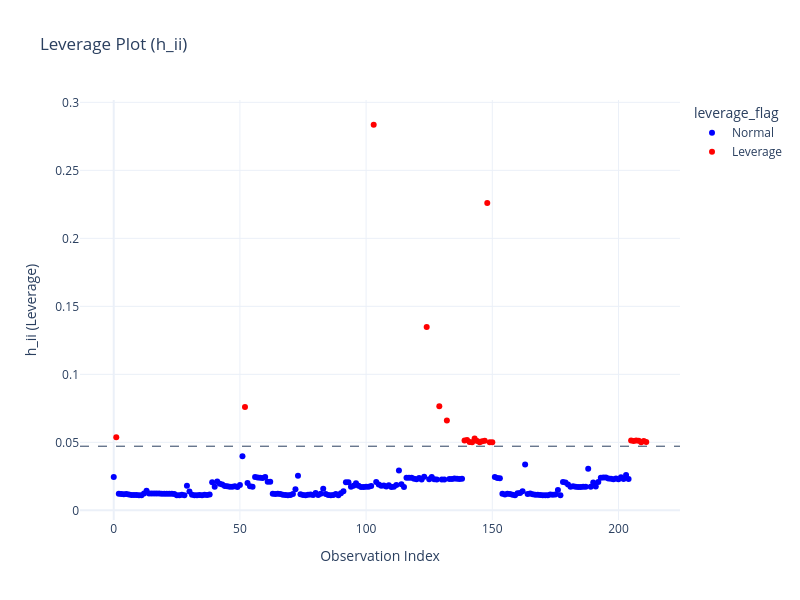

The notebook cell this image was saved under:
### Code cell
plot_df = df.copy()
plot_df["obs"] = plot_df.index
plot_df["hii"] = hii
plot_df["leverage_flag"] = np.where(plot_df["hii"] > cutoff, "Leverage", "Normal")

fig = px.scatter(
    plot_df,
    x="obs",
    y="hii",
    color="leverage_flag",
    color_discrete_map={"Normal": "blue", "Leverage": "red"},
    hover_data=["Name", "Theme", "Year", "Pieces", "Price"],
    title="Leverage Plot (h_ii)"
)

fig.add_hline(y=cutoff, line_dash="dash", line_width=1)

fig.update_layout(
    width=800,
    height=600,
    xaxis_title="Observation Index",
    yaxis_title="h_ii (Leverage)"
)

fig.show()

### Figure 1 — Plotly figure (JSON) as saved in the notebook; plotly's stock layout.template omitted (floating-point values rounded to 4 significant figures; data arrays with more than 128 entries replaced by an {"elided": "..."} marker saying what was removed)
{"data": [{"customdata": {"elided": "187x5 mixed values"}, "hovertemplate": "leverage_flag=Normal<br>obs=%{x}<br>hii=%{y}<br>Name=%{customdata[0]}<br>Theme=%{customdata[1]}<br>Year=%{customdata[2]}<br>Pieces=%{customdata[3]}<br>Price=%{customdata[4]}<extra></extra>", "legendgroup": "Normal", "marker": {"color": "blue", "symbol": "circle"}, "mode": "markers", "name": "Normal", "orientation": "v", "showlegend": true, "type": "scatter", "x": {"elided": "187 int values"}, "xaxis": "x", "y": {"elided": "187 float values"}, "yaxis": "y"}, {"customdata": [["Wizarding World Minifigure Accessory Set", "Harry Potter", 2021, 33, 14.99], ["Republic Gunship", "Star Wars", 2021, 3292, 400.0], ["The Razor Crest", "Star Wars", 2022, 6187, 600.0], ["Hulkbuster", "Marvel Super Heroes", 2022, 4049, 550.0], ["Black Panther", "Marvel Super Heroes", 2022, 2961, 350.0], ["Sanctum Sanctorum", "Marvel Super Heroes", 2022, 2708, 250.0], ["Hogwarts Moment: Divination Class", "Harry Potter", 2022, 297, 29.99], ["Hogwarts Moment: Defence Against the Dark Arts Class", "Harry Potter", 2022, 257, 29.99], ["Hogwarts Hospital Wing", "Harry Potter", 2022, 510, 49.99], ["Hogwarts Magical Trunk", "Harry Potter", 2022, 603, 64.99], ["Hogwarts Carriage and Thestrals", "Harry Potter", 2022, 121, 19.99], ["Hogwarts Courtyard: Sirius's Rescue", "Harry Potter", 2022, 345, 49.99], ["Hogwarts: Dumbledore's Office", "Harry Potter", 2022, 654, 79.99], ["The Ministry of Magic", "Harry Potter", 2022, 990, 99.99], ["Harry Potter Advent Calendar", "Harry Potter", 2022, 334, 44.99], ["Hogwarts Express - Collectors' Edition", "Harry Potter", 2022, 5129, 500.0], ["Hungarian Horntail Dragon", "Harry Potter", 2022, 671, 49.99], ["The Shrieking Shack & Whomping Willow", "Harry Potter", 2022, 777, 89.99], ["Gryffindor House Banner", "Harry Potter", 2023, 285, 34.99], ["Slytherin House Banner", "Harry Potter", 2023, 349, 34.99], ["Ravenclaw House Banner", "Harry Potter", 2023, 305, 34.99], ["Hufflepuff House Banner", "Harry Potter", 2023, 313, 34.99], ["Hogwarts: Room of Requirement", "Harry Potter", 2023, 587, 49.99], ["Triwizard Tournament: The Black Lake", "Harry Potter", 2023, 349, 44.99], ["Diagon Alley: Weasleys' Wizard Wheezes", "Harry Potter", 2023, 834, 89.99]], "hovertemplate": "leverage_flag=Leverage<br>obs=%{x}<br>hii=%{y}<br>Name=%{customdata[0]}<br>Theme=%{customdata[1]}<br>Year=%{customdata[2]}<br>Pieces=%{customdata[3]}<br>Price=%{customdata[4]}<extra></extra>", "legendgroup": "Leverage", "marker": {"color": "red", "symbol": "circle"}, "mode": "markers", "name": "Leverage", "orientation": "v", "showlegend": true, "type": "scatter", "x": [1, 52, 103, 124, 129, 132, 139, 140, 141, 142, 143, 144, 145, 146, 147, 148, 149, 150, 205, 206, 207, 208, 209, 210, 211], "xaxis": "x", "y": [0.05382, 0.07609, 0.2835, 0.1349, 0.07661, 0.06609, 0.05136, 0.05165, 0.05028, 0.05006, 0.05286, 0.05104, 0.05001, 0.05082, 0.05111, 0.226, 0.05, 0.05007, 0.05144, 0.05102, 0.0513, 0.05125, 0.05009, 0.05102, 0.05019], "yaxis": "y"}], "layout": {"height": 600, "legend": {"title": {"text": "leverage_flag"}, "tracegroupgap": 0}, "shapes": [{"line": {"dash": "dash", "width": 1}, "type": "line", "x0": 0, "x1": 1, "xref": "x domain", "y0": 0.04717, "y1": 0.04717, "yref": "y"}], "title": {"text": "Leverage Plot (h_ii)"}, "width": 800, "xaxis": {"anchor": "y", "domain": [0, 1], "title": {"text": "Observation Index"}}, "yaxis": {"anchor": "x", "domain": [0, 1], "title": {"text": "h_ii (Leverage)"}}}}
